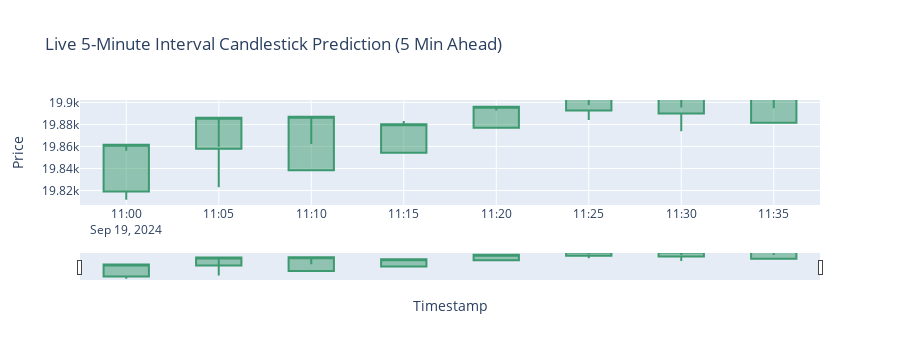

This figure's notebook cell:
### Code cell
import yfinance as yf
import numpy as np
import pandas as pd
from sklearn.preprocessing import MinMaxScaler
import time
import plotly.graph_objects as go
from tensorflow.keras.models import load_model
from IPython.display import display, clear_output
import os

# Load your trained model for 5-minute future prediction
model_5min = load_model('model_5min.h5')

# Define the ticker symbol
ticker = "^NDX"

# Fetch historical Bank Nifty data (last 60 minutes of data in 5-minute intervals)
historical_data = yf.download(ticker, period='1d', interval='5m')

# Preprocess the historical data
if not historical_data.empty:
    historical_data = historical_data[['Open', 'High', 'Low', 'Close']]
    scaler = MinMaxScaler(feature_range=(0, 1))

    # Fit the scaler only on historical data
    scaled_historical_data = scaler.fit_transform(historical_data)
else:
    print("No historical data found!")

# Initialize empty lists to store timestamps and candlestick data
timestamps = list(historical_data.index[-12:])  # Initialize with last 12 (5-minute) data points (60 minutes of historical timestamps)
open_prices = list(historical_data['Open'][-12:])  # Initialize with last 12 (5-minute) Open prices
high_prices = list(historical_data['High'][-12:])  # Initialize with last 12 (5-minute) High prices
low_prices = list(historical_data['Low'][-12:])    # Initialize with last 12 (5-minute) Low prices
predicted_closes = []  # List to store predicted close prices

# Create a DataFrame to store predicted values
columns = ['Timestamp', 'Open', 'High', 'Low', 'Predicted_Close']
predictions_df = pd.DataFrame(columns=columns)

# Filepath for saving predictions
csv_filepath = 'predicted_values.csv'

# Check if the CSV already exists, and if not, create it with headers
if not os.path.exists(csv_filepath):
    predictions_df.to_csv(csv_filepath, index=False)

# Function for live prediction
def predict_live_data():
    live_data_accumulated = historical_data[-12:]  # Start with the last 60 minutes of historical data (12 intervals of 5 minutes)

    while True:
        # Fetch live data (5-minute interval)
        live_data = yf.download(ticker, period='1d', interval='5m')

        # Check if live data is empty
        if live_data.empty:
            print("No live data found! Skipping this cycle.")
            time.sleep(300)  # Wait 5 minutes and try again
            continue

        # Preprocess live data
        live_data = live_data[['Open', 'High', 'Low', 'Close']]

        # Append new live data to accumulated data and keep only the last 60 minutes (12 data points)
        live_data_accumulated = pd.concat([live_data_accumulated, live_data])[-12:]

        # Apply the scaler to the live data
        try:
            scaled_live_data = scaler.transform(live_data_accumulated)
        except ValueError as e:
            print(f"Error scaling live data: {e}")
            time.sleep(300)  # Wait 5 minutes and try again
            continue

        # Ensure there's enough data for prediction (12 data points of 5-minute intervals)
        if len(scaled_live_data) < 12:
            print("Not enough data for prediction! Waiting for more data.")
            time.sleep(300)
            continue

        # The model should now predict 5 minutes into the future
        X_live = np.array([scaled_live_data[-12:]])

        # Reshape to match the LSTM model's input shape
        X_live = np.reshape(X_live, (X_live.shape[0], X_live.shape[1], 4))

        # Make prediction for 5 minutes into the future
        predicted_price = model_5min.predict(X_live)

        # Inverse transform to get the actual predicted price (predicted 5-min ahead close price)
        predicted_close_price = scaler.inverse_transform([[0, 0, 0, predicted_price[0][0]]])[0][3]

        # Get the current timestamp and other OHLC values from live data
        current_time = live_data.index[-1]
        open_price = live_data['Open'][-1]
        high_price = live_data['High'][-1]
        low_price = live_data['Low'][-1]

        # Append the OHLC values and predicted close price to the lists
        timestamps.append(current_time)
        open_prices.append(open_price)
        high_prices.append(high_price)
        low_prices.append(low_price)
        predicted_closes.append(predicted_close_price)

        # Save the prediction to the DataFrame
        new_prediction = pd.DataFrame({
            'Timestamp': [current_time],
            'Open': [open_price],
            'High': [high_price],
            'Low': [low_price],
            'Predicted_Close': [predicted_close_price]
        })
        
        # Append the new prediction to the CSV file
        new_prediction.to_csv(csv_filepath, mode='a', header=False, index=False)

        # Output predicted price
        print(f"Predicted Close Price for 5 minutes ahead: {predicted_close_price}")

        # Create a new candlestick figure
        fig = go.Figure()

        # Add candlestick trace with real open, high, low, and predicted close prices
        fig.add_trace(go.Candlestick(x=timestamps,
                                     open=open_prices,
                                     high=high_prices,
                                     low=low_prices,
                                     close=predicted_closes,
                                     name='Candlestick'))

        # Update layout with hovermode for both x and y axes
        fig.update_layout(
            title="Live 5-Minute Interval Candlestick Prediction (5 Min Ahead)",
            xaxis_title="Timestamp",
            yaxis_title="Price",
            hovermode="x unified",  # Unified hover mode on x-axis
            hoverlabel=dict(namelength=-1),  # Show full text
        )

        # Clear the previous plot and display the updated candlestick chart
        clear_output(wait=True)
        display(fig)

        # Wait for 5 minutes before running the prediction again
        time.sleep(300)

# Start the live prediction and graph update
predict_live_data()

### Figure 1 — Plotly figure (JSON) as saved in the notebook; plotly's stock layout.template omitted (floating-point values rounded to 4 significant figures)
{"data": [{"close": [19860.0, 19890.0, 19890.0, 19880.0, 19900.0, 19910.0, 19910.0, 19910.0], "high": [19860.0, 19860.0, 19860.0, 19880.0, 19890.0, 19900.0, 19900.0, 19890.0, 19900.0, 19900.0, 19900.0, 19870.0, 19870.0, 19890.0, 19890.0, 19900.0, 19910.0, 19920.0, 19920.0, 19920.0], "low": [19810.0, 19823, 19840.0, 19850.0, 19880.0, 19880.0, 19870.0, 19880.0, 19880.0, 19880.0, 19850.0, 19850.0, 19850.0, 19850.0, 19880.0, 19880.0, 19890.0, 19900.0, 19910.0, 19910.0], "name": "Candlestick", "open": [19820.0, 19860.0, 19840.0, 19850.0, 19880.0, 19890.0, 19890.0, 19880.0, 19890.0, 19890.0, 19900.0, 19860.0, 19860.0, 19860.0, 19890.0, 19890.0, 19890.0, 19900.0, 19910.0, 19910.0], "type": "candlestick", "x": ["2024-09-19T11:00:00-04:00", "2024-09-19T11:05:00-04:00", "2024-09-19T11:10:00-04:00", "2024-09-19T11:15:00-04:00", "2024-09-19T11:20:00-04:00", "2024-09-19T11:25:00-04:00", "2024-09-19T11:30:00-04:00", "2024-09-19T11:35:00-04:00", "2024-09-19T11:40:00-04:00", "2024-09-19T11:45:00-04:00", "2024-09-19T11:50:00-04:00", "2024-09-19T11:55:00-04:00", "2024-09-19T11:55:00-04:00", "2024-09-19T12:00:00-04:00", "2024-09-19T12:05:00-04:00", "2024-09-19T12:10:00-04:00", "2024-09-19T12:20:00-04:00", "2024-09-19T12:25:00-04:00", "2024-09-19T12:30:00-04:00", "2024-09-19T12:35:00-04:00"]}], "layout": {"height": 360, "hoverlabel": {"namelength": -1}, "hovermode": "x unified", "title": {"text": "Live 5-Minute Interval Candlestick Prediction (5 Min Ahead)"}, "xaxis": {"autorange": true, "range": ["2024-09-19 10:57:30", "2024-09-19 11:37:30"], "rangeslider": {"autorange": true, "range": ["2024-09-19 10:57:30", "2024-09-19 11:37:30"], "yaxis": {"_template": null, "rangemode": "match"}}, "title": {"text": "Timestamp"}, "type": "date"}, "yaxis": {"autorange": true, "range": [19810.0, 19900.0], "title": {"text": "Price"}}}}
